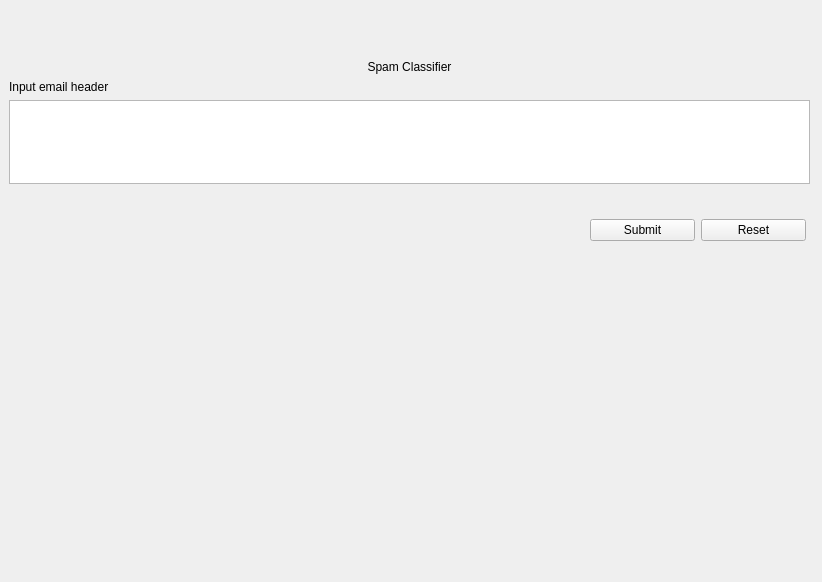
<?xml version="1.0" encoding="UTF-8"?>
<ui version="4.0">
 <class>Widget</class>
 <widget class="QWidget" name="Widget">
  <property name="geometry">
   <rect>
    <x>0</x>
    <y>0</y>
    <width>822</width>
    <height>582</height>
   </rect>
  </property>
  <property name="windowTitle">
   <string>Form</string>
  </property>
  <widget class="QWidget" name="verticalLayoutWidget">
   <property name="geometry">
    <rect>
     <x>9</x>
     <y>60</y>
     <width>801</width>
     <height>124</height>
    </rect>
   </property>
   <layout class="QVBoxLayout" name="verticalLayout">
    <item>
     <widget class="QLabel" name="title">
      <property name="text">
       <string>Spam Classifier</string>
      </property>
      <property name="alignment">
       <set>Qt::AlignmentFlag::AlignCenter</set>
      </property>
     </widget>
    </item>
    <item>
     <widget class="QLabel" name="message">
      <property name="text">
       <string>Input email header</string>
      </property>
     </widget>
    </item>
    <item>
     <widget class="QTextEdit" name="messageTextBox"/>
    </item>
   </layout>
  </widget>
  <widget class="QWidget" name="horizontalLayoutWidget">
   <property name="geometry">
    <rect>
     <x>590</x>
     <y>190</y>
     <width>216</width>
     <height>80</height>
    </rect>
   </property>
   <layout class="QHBoxLayout" name="horizontalLayout">
    <item>
     <widget class="QPushButton" name="submitButton">
      <property name="text">
       <string>Submit</string>
      </property>
     </widget>
    </item>
    <item>
     <widget class="QPushButton" name="resetButton">
      <property name="text">
       <string>Reset</string>
      </property>
     </widget>
    </item>
   </layout>
  </widget>
  <widget class="QLabel" name="resultLabel">
   <property name="geometry">
    <rect>
     <x>90</x>
     <y>220</y>
     <width>58</width>
     <height>16</height>
    </rect>
   </property>
   <property name="text">
    <string/>
   </property>
  </widget>
 </widget>
 <resources/>
 <connections/>
</ui>
